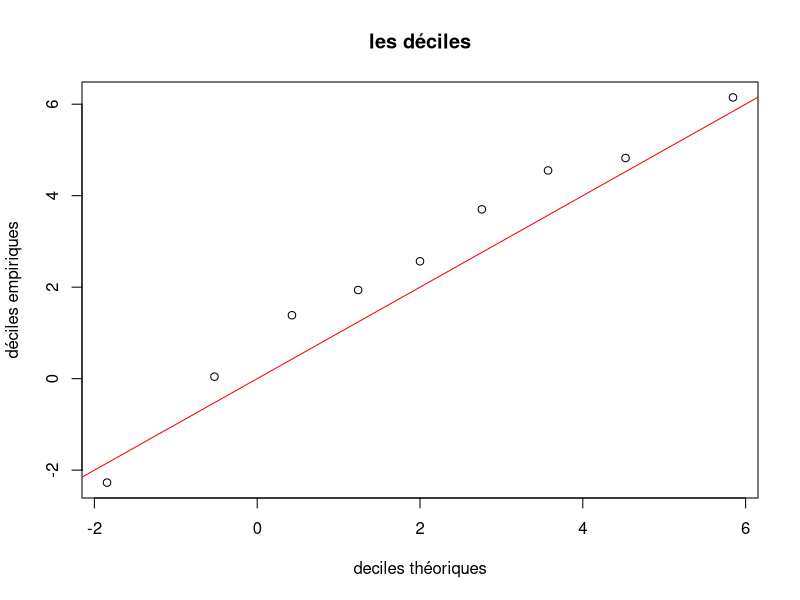
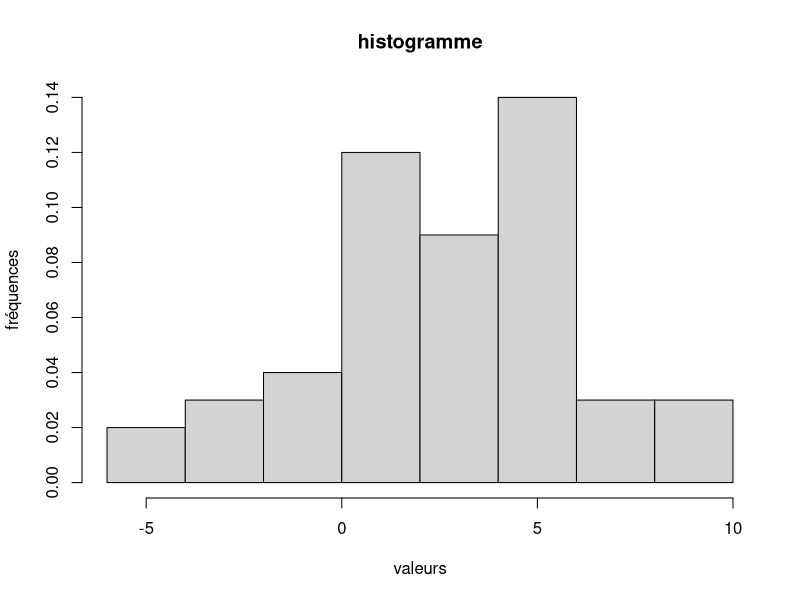

Recreate these plots in R, in order.
# Dans cette partie X est une variable al ́eatoire de loi N (2, 4).

# Exercice 1 : quantiles empiriques ou th ́eoriques
# Le quantile empirique d’ordre α d’un  ́echantillon de n tirages ind ́ependants x1, x2, ..., xn de X est la
# valeur pour laquelle, la proportion des xi qui se trouvent inf ́erieurs ou  ́egaux `a cette valeur, vaut α. Le
# quantile th ́eorique d’ordre α appel ́e quantile (et calcul ́e par la fonction de quantile qnorm()) est la valeur
# telle que la probabilit ́e que X soit inf ́erieur ou  ́egal `a cette valeur, vaille α

# 1. Simuler un  ́echantillon de taille n = 50 de X et l’affecter `a x.

mu <- 2
sigma <- 3
n <- 50

x <- rnorm(n, mu, sigma)

# 2. Calculer les quantiles empiriques d’ordre 10%, 20%, ..., 90% de x (appel ́es aussi les d ́eciles empiriques
# car ils permettent de couper l’ ́echantillon en dix) `a l’aide de la fonction quantile() et en utilisant
# l’option type=1.

demp <- quantile(x, probs = seq(0.1, 0.9, 0.1), type = 1)

# 3. Calculer les quantiles th ́eoriques d’ordre 10%, 20%, ..., 90% de X `a l’aide de la fonction qnorm()

dtheo <- qnorm(seq(0.1, 0.9, 0.1), mu, sigma)

# 4. Faire un graphe des 9 points d’abscisses les d ́eciles et d’ordonn ́ees les d ́eciles empiriques. Ajouter
# la droite y = x. Commentaire

plot(dtheo, demp, main = "les déciles", xlab = "deciles théoriques", ylab = "déciles empiriques")
abline(0, 1, col = "red")

# 5. Faire un histogramme des observations tir ́ees et y superposer la densit ́e de la loi N (2, 4). Commen-
# taire.

hist(x, main = "histogramme", xlab = "valeurs", ylab = "fréquences", freq = FALSE)
